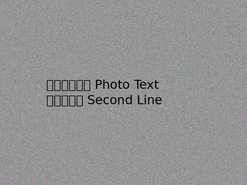
#> input picture image_processing/folder1/test_image3.png, 247 x 185 px, shrunk from 800 x 600 before the run, found by its file name; its folder holds 2 pictures in this run
$ python analyze_image.py
#> lines starting #> are read from the running program, lines starting #| are printed output that depends on the picture; after the words box and inside, x2 and y2 are one past the last pixel; in counts of white or black regions, pixels touching at a corner belong together
#!/usr/bin/env python3
# -*- coding: utf-8 -*-

import cv2
import numpy as np
import os

def analyze_image(image_path):
    """分析图片特性"""
    # 读取图片
    img = cv2.imread(image_path)
#> img is the input picture: shape (185, 247, 3); mean B, G, R 147.6, 147.6, 147.6
    if img is None:
        print(f"无法读取图片: {image_path}")
        return

    # 基本信息
    print(f"图片路径: {image_path}")
    print(f"图片尺寸: {img.shape}")
#| 图片尺寸: (185, 247, 3)
    print(f"图片类型: {img.dtype}")
#| 图片类型: uint8
    print(f"像素值范围: {np.min(img)} - {np.max(img)}")
#| 像素值范围: 0 - 202

    # 转换为灰度图
    gray = cv2.cvtColor(img, cv2.COLOR_BGR2GRAY)

    # 计算直方图
    hist = cv2.calcHist([gray], [0], None, [256], [0, 256])
#> hist = 256 values, max 3324 at index 149, min 0 at index 177, mean 178.5
    print(f"灰度直方图峰值: {np.argmax(hist)}")
#| 灰度直方图峰值: 149

    # 边缘检测
    edges = cv2.Canny(gray, 100, 200)
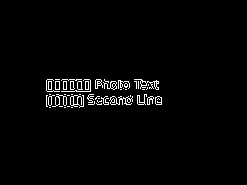
#> edges: shape (185, 247); 2.1% white in thin lines or dots, all inside (x1, y1, x2, y2) = (46, 79, 162, 108)
    edge_pixels = np.count_nonzero(edges)
#> edge_pixels = 974
    print(f"边缘像素数量: {edge_pixels}")
#| 边缘像素数量: 974
    print(f"边缘像素占比: {edge_pixels / (img.shape[0] * img.shape[1]) * 100:.2f}%")
#| 边缘像素占比: 2.13%

    # 尝试不同的阈值方法
    print("\n不同阈值方法的效果:")

    # 全局阈值
    _, thresh_global = cv2.threshold(gray, 127, 255, cv2.THRESH_BINARY)
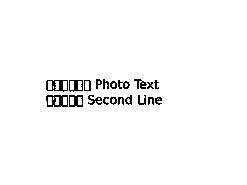
#> thresh_global: shape (185, 247); 97.6% white; black in thin lines or dots, all inside (x1, y1, x2, y2) = (46, 79, 162, 107)

    # 自适应阈值 - 高斯
    thresh_adaptive = cv2.adaptiveThreshold(gray, 255, cv2.ADAPTIVE_THRESH_GAUSSIAN_C,
                                           cv2.THRESH_BINARY_INV, 11, 2)
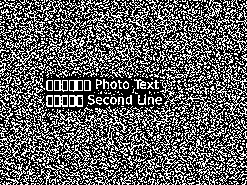
#> thresh_adaptive: shape (185, 247); 37.7% white in thin lines or dots

    # Otsu阈值
    _, thresh_otsu = cv2.threshold(gray, 0, 255, cv2.THRESH_BINARY + cv2.THRESH_OTSU)
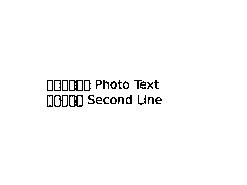
#> thresh_otsu: shape (185, 247); 98.1% white; black in thin lines or dots, all inside (x1, y1, x2, y2) = (47, 80, 162, 107)

    # 计算每种方法检测到的"前景"像素数量
    print(f"全局阈值前景像素: {np.count_nonzero(thresh_global)}")
#| 全局阈值前景像素: 44589
    print(f"自适应阈值前景像素: {np.count_nonzero(thresh_adaptive)}")
#| 自适应阈值前景像素: 17247
    print(f"Otsu阈值前景像素: {np.count_nonzero(thresh_otsu)}")
#| Otsu阈值前景像素: 44839

    # MSER区域检测
    mser = cv2.MSER_create()
    regions, _ = mser.detectRegions(gray)
#> regions = 14 items
    print(f"MSER检测到的区域数量: {len(regions)}")
#| MSER检测到的区域数量: 14

    # 保存分析结果
    output_dir = os.path.dirname(image_path) + "_analysis"
    os.makedirs(output_dir, exist_ok=True)

    base_name = os.path.basename(image_path).split('.')[0]

    cv2.imwrite(os.path.join(output_dir, f"{base_name}_gray.png"), gray)
    cv2.imwrite(os.path.join(output_dir, f"{base_name}_edges.png"), edges)
    cv2.imwrite(os.path.join(output_dir, f"{base_name}_thresh_global.png"), thresh_global)
    cv2.imwrite(os.path.join(output_dir, f"{base_name}_thresh_adaptive.png"), thresh_adaptive)
    cv2.imwrite(os.path.join(output_dir, f"{base_name}_thresh_otsu.png"), thresh_otsu)

    # 绘制MSER区域
    mser_vis = img.copy()
    for region in regions:
        hull = cv2.convexHull(region.reshape(-1, 1, 2))
        cv2.polylines(mser_vis, [hull], True, (0, 255, 0), 2)
#> this loop made 14 passes
#> hull on passes 1, 2, 8: [[67, 90], [54, 90], [54, 80], [67, 80]], [[82, 80], [82, 90], [69, 90], [69, 80]], [[82, 106], [69, 106], [69, 95], [82, 95]]
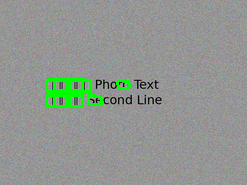
#> mser_vis: shape (185, 247, 3); 2.27% of pixels changed, all inside (x1, y1, x2, y2) = (45, 78, 131, 108)

    cv2.imwrite(os.path.join(output_dir, f"{base_name}_mser.png"), mser_vis)

    print(f"分析结果已保存到: {output_dir}")

if __name__ == "__main__":
    # 分析问题图片
    analyze_image(os.path.expanduser("~/image_processing_project/folder1/test_image3.png"))
